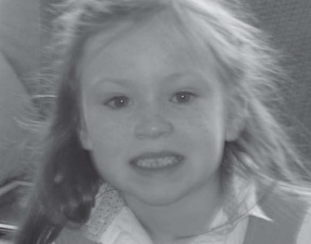
#> input picture DataSet/blur.png, 311 x 244 px
$ python DIP_009.py
#> lines starting #> are read from the running program, lines starting #| are printed output that depends on the picture
# Convolution with OpenCV
import numpy as np
import cv2 as cv
from matplotlib import pyplot as plt

# Read images
I = cv.imread('DataSet/blur.png', cv.IMREAD_GRAYSCALE)
#> I: shape (244, 311); min 50, max 227, mean 127.4

# Create kernel
kernel = np.array([[-1, -2, -1],
                   [0, 0, 0],
                   [1, 2, 1]])

I_new = cv.filter2D(I, -1, kernel)
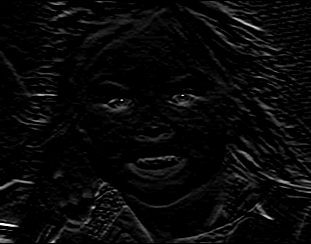
#> I_new: shape (244, 311); min 0, max 255, mean 9

# Draw images
fig = plt.figure(figsize=(10, 5))
ax1 = fig.add_subplot(1, 2, 1)
ax1.axis("off")
ax1.title.set_text('Original')
ax2 = fig.add_subplot(1, 2, 2)
ax2.axis("off")
ax2.title.set_text("Filtrada")
ax1.imshow(I, cmap=plt.cm.gray)
ax2.imshow(I_new, cmap=plt.cm.gray)
plt.savefig('Filtrada.jpg')
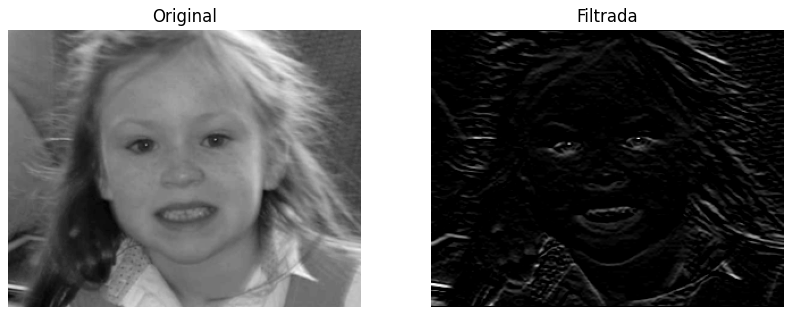
#> figure drawn by matplotlib, 2 panels
plt.show()
